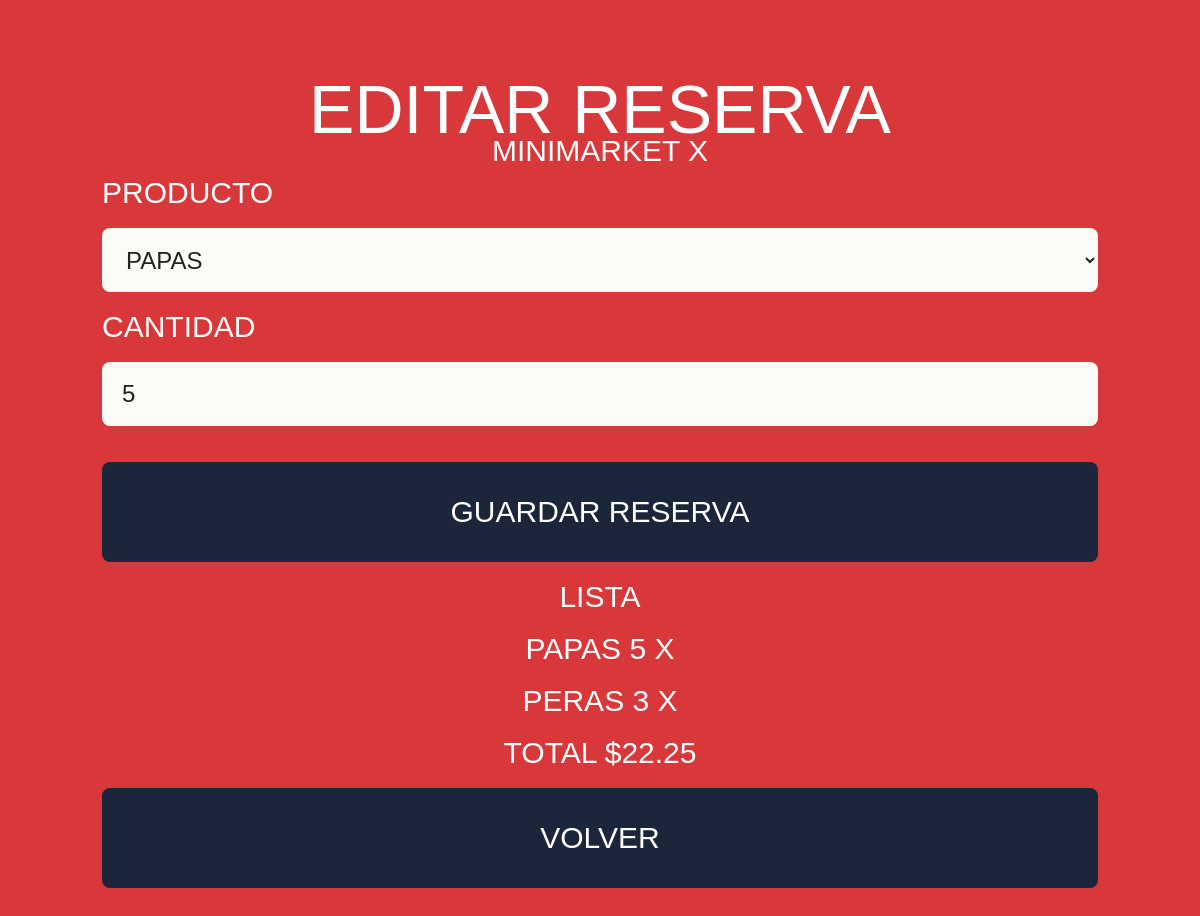
Page /reservations/2/edit (signed in) on the committed database.
### tables this page shows
CREATE TABLE minimarkets (
        id INTEGER PRIMARY KEY AUTOINCREMENT,
        name TEXT NOT NULL,
        location TEXT NOT NULL,
        mon TEXT NOT NULL DEFAULT '7:00 - 22:00',
        tue TEXT NOT NULL DEFAULT '7:00 - 22:00',
        wed TEXT NOT NULL DEFAULT '7:00 - 22:00',
        thu TEXT NOT NULL DEFAULT '7:00 - 22:00',
        fri TEXT NOT NULL DEFAULT '8:00 - 20:00'
    );

CREATE TABLE reservation_items (
        id INTEGER PRIMARY KEY AUTOINCREMENT,
        reservation_id INTEGER NOT NULL,
        product_id INTEGER NOT NULL,
        quantity INTEGER NOT NULL CHECK(quantity > 0),
        price REAL NOT NULL,
        FOREIGN KEY(reservation_id) REFERENCES reservations(id) ON DELETE CASCADE,
        FOREIGN KEY(product_id) REFERENCES products(id)
    );

CREATE TABLE products (
        id INTEGER PRIMARY KEY AUTOINCREMENT,
        minimarket_id INTEGER NOT NULL,
        name TEXT NOT NULL,
        price REAL NOT NULL,
        stock INTEGER NOT NULL DEFAULT 0,
        FOREIGN KEY(minimarket_id) REFERENCES minimarkets(id) ON DELETE CASCADE
    );

### app.py (the view, shortened to what this page needs)
@app.route("/reservations/<int:rid>/edit", methods=["GET", "POST"])
@login_required
def edit_reservation(rid):
    db = get_db()
    detail = get_reservation(rid)
    if not detail or detail["row"]["user_id"] != session["user_id"]:
        return redirect(url_for("reservations"))
    if detail["row"]["status"] != "PENDIENTE":
        return redirect(url_for("reservations"))
    products = db.execute(
        "SELECT * FROM products WHERE minimarket_id=? ORDER BY id",
        (detail["row"]["minimarket_id"],),
    ).fetchall()
    error = None
    detail = get_reservation(rid)
    return render_template("edit_reservation.html", reservation=detail, products=products, error=error)

### app.py (called while the page is built)
def get_db():
    if "db" not in g:
        g.db = sqlite3.connect(DATABASE)
        g.db.row_factory = sqlite3.Row
        g.db.execute("PRAGMA foreign_keys = ON")
    return g.db

@app.before_request
def ensure_db():
    init_db()

def login_required(view):
    @wraps(view)
    def wrapped(*args, **kwargs):
        if "user_id" not in session:
            return redirect(url_for("login"))
        return view(*args, **kwargs)
    return wrapped

@app.context_processor
def globals_for_templates():
    return {"session_user": session.get("username")}

def get_reservation(rid):
    db = get_db()
    r = db.execute("""
        SELECT r.*, m.name market_name, m.location
        FROM reservations r JOIN minimarkets m ON m.id=r.minimarket_id
        WHERE r.id=?
    """, (rid,)).fetchone()
    if not r:
        return None
    items = db.execute("""
        SELECT ri.*, p.name product_name
        FROM reservation_items ri JOIN products p ON p.id=ri.product_id
        WHERE ri.reservation_id=? ORDER BY ri.id
    """, (rid,)).fetchall()
    total = sum(i["quantity"] * i["price"] for i in items)
    return {"row": r, "items": items, "total": total}

### templates/edit_reservation.html (shortened to what this page needs)
{% extends "base.html" %}
{% block content %}
<h1 class="title">EDITAR RESERVA</h1>
<div class="subtitle">{{ reservation.row.market_name }}</div>
<form method="post">
  <label class="form-label">PRODUCTO</label>
  <select
    class="select {% if error and 'PRODUCTO' in error %}invalid{% endif %}"
    name="product_id">
    {% for p in products %}
      <option
        value="{{ p.id }}"
        {% if reservation["items"] and reservation["items"][0].product_id == p.id %}
          selected
        {% endif %}
      >
        {{ p.name }}
      </option>
    {% endfor %}
  </select>
  <label class="form-label">CANTIDAD</label>
  <input
    class="number {% if error and 'CANTIDAD' in error %}invalid{% endif %}"
    type="number"
    min="1"
    name="quantity"
    value="{{ reservation['items'][0].quantity if reservation['items'] else '' }}"
  >
  <button class="btn" type="submit">
    GUARDAR RESERVA
  </button>
</form>
<div class="form-label" style = "text-align:center;">
  LISTA
</div>
<div class="list">
  {% for item in reservation["items"] %}
    <div class="form-label" style = "text-align:center;">
      <span>{{ item.product_name }}</span>
      <span>{{ item.quantity }} X</span>
    </div>
  {% endfor %}
</div>
<div class="form-label" style = "text-align:center;">
  TOTAL ${{ "%.2f"|format(reservation.total) }}
</div>
<a class="btn" href="{{ url_for('reservations') }}">
  VOLVER
</a>
{% endblock %}

### static/style.css (style rules this page uses)
:root { --red:#D8383A; --navy:#1C263B; --cream:#FDFBF6; --yellow:#F9B42D; --green:#22C7B7; --white:#fff; --text:#060606; }
* { box-sizing:border-box }
html,body { margin:0; min-height:100%; font-family:Arial,Helvetica,sans-serif; background:var(--red);color:var(--white) }
body { min-height:100vh }
.title { margin:0 0 8px; text-align:center; font-size:clamp(44px,8vw,68px); font-weight:300; }
.subtitle { text-align:center; font-size:30px; font-weight:400; margin:-22px 0 8px }
.form-label { display:block; font-size:30px; margin:0 0 18px }
.field,.select,.number { width:100%; height:64px; border:0; border-radius:8px; background:var(--cream); padding-right:20px; padding-left:20px; font-size:24px; color:#222; outline:none; margin:0 0 18px }
.select { appearance:auto }
.btn { display:flex; align-items:center; justify-content:center; width:100%; min-height:100px; margin:18px 0; border:0; border-radius:8px; background:var(--navy); color:var(--white); font-size:30px; font-weight:400; text-decoration:none; cursor:pointer; padding:12px 18px; text-align:center }
.list { margin:0 auto; max-width:360px }

### rows in the picture
minimarkets: row.market_name "MINIMARKET X"
reservation_items: product_id "PAPAS", quantity "5", product_name "PAPAS"
reservation_items: product_name "PERAS", quantity "3"

### other values in the picture
{{ "%.2f"|format(reservation.total) }} "22.25"
